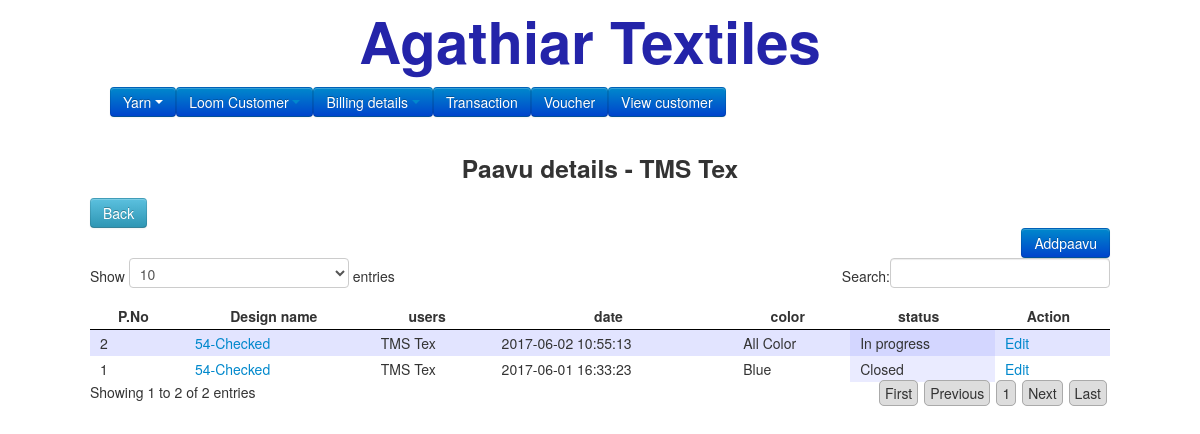
The page /paavu.php?userid=1 on the database as committed earlier.
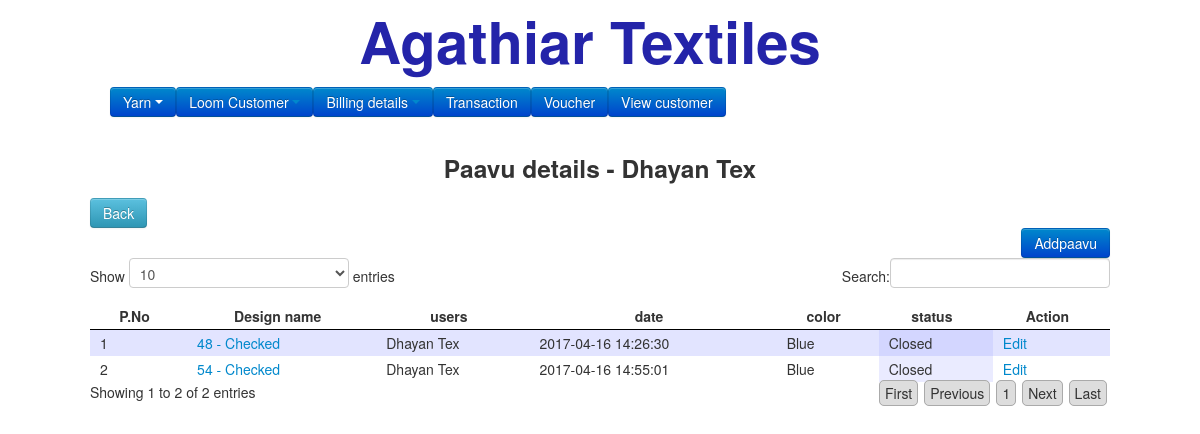
The same page on the database as committed later.
### tables this page shows
CREATE TABLE `users` (
  `id` int(50) NOT NULL,
  `name` varchar(50) NOT NULL,
  `emailid` varchar(50) NOT NULL,
  `mobileno` varchar(50) NOT NULL,
  `address` varchar(150) NOT NULL,
  `date` varchar(50) NOT NULL
);

CREATE TABLE `paavus` (
  `id` int(50) NOT NULL,
  `paavuno` int(20) NOT NULL,
  `name` varchar(50) NOT NULL,
  `userid` int(50) NOT NULL,
  `price` double NOT NULL,
  `date` timestamp NOT NULL DEFAULT CURRENT_TIMESTAMP,
  `color` varchar(50) NOT NULL,
  `status` int(10) NOT NULL,
  `statusupdate` varchar(50) NOT NULL,
  `carry_paavuid` int(20) NOT NULL,
  `closeamount` double NOT NULL
);

CREATE TABLE `designs` (
  `id` int(11) NOT NULL,
  `name` varchar(50) NOT NULL,
  `date` varchar(100) NOT NULL
);

### paavu.php (the view, shortened to what this page needs)
<?php
include('template/header.php');
?>
<?php
$userid=$_REQUEST["userid"];
$select=mysql_query("SELECT * FROM `paavus` where userid = '".$userid."'");
  $users = getSingleData('users',$userid);
?>
<center><h3>Paavu details - <?php echo $users[0]['name']; ?></h3></center>
<div class="back"><a href="users.php"><input type="button" value="Back" class="btn btn-info"></a></div>
<div align="right"><a href="addpaavu.php?userid=<?php echo $userid; ?>"><input type="button" value="Addpaavu" class="btn btn-primary"></a></div>
<table id="example1" border="0">
<thead>
<tr>
<th>P.No</th>
<th>Design name</th>
<th>users</th>
<th>date</th>
<th>color</th>
<th>status</th>
<th>Action</th>
</tr>
</thead>
<tbody>
<?php
while($fetch = mysql_fetch_assoc($select)) {
	$st = "In progress";
	if($fetch["status"] == 1){
		$st = "Closed";
	}
echo "<tr><td>".$fetch["paavuno"]."</td><td><a href='paavudetails.php?userid={$userid}&paavuid=".$fetch["id"]."'>".getDataByName('designs', $fetch["name"], 'name')."</a></td><td>".getDataByName('users', $fetch["userid"], 'name')."</td><td>".$fetch["date"]."</td><td>".$fetch["color"]."</td><td>{$st}</td><td><a href='addpaavu.php?id=".$fetch["id"]."&userid=".$userid."'>Edit</a></td></tr>";
}
?>
</tbody>
</table>
</body>
</html>

### template/header.php (shortened to what this page needs)
<?php
function getSingleData($tablename, $id){
	$sql = "select * from {$tablename} where id = {$id}";
	$select=mysql_query($sql);
	$i=0;
	$data = [];
	while($fetch = mysql_fetch_assoc($select)) {
		$data[$i] = $fetch;
		$i++;
	}
	return $data;
}
function getDataByName($tablename, $id, $fieldName){
	if($id){
	$sql = "select * from {$tablename} where id = {$id}";
	$select=mysql_query($sql);
	$i=0;
	while($fetch = mysql_fetch_assoc($select)) {
		$data[$i] = $fetch;
		$i++;
	}
	return $data[0][$fieldName];
	} else {
		return '';
	}
}
?>
<!DOCTYPE HTML>
<html>
<head>
<link rel="stylesheet" type="text/css" href="css/bootstrap.min.css">
<link rel="stylesheet" type="text/css" href="css/jquery.dataTables.css">
<link rel="stylesheet" media="all" type="text/css" href="css/jquery-ui-1.8.16.custom.css" />
  <link rel="stylesheet" media="all" type="text/css" href="css/validationEngine.jquery.css" />
</head>
<body class="container" style="width:85%;">
<div class="container-fluid" >
	<div class="row">
		<div class="page-banner" style="font-size: 58px;font-weight: bold;text-align: center;padding: 16px;color: #2424a9;margin:15px;">Agathiar Textiles </div>
	</div>
	<div>
		<nav style="min-height:36px;" class="navbar navbar-default">
			<div class="buttoncls">
				<ul class="nav navbar-nav">
				  <li class="active">
					<div class="dropdown">
					  <button class="btn btn-primary dropdown-toggle" type="button" data-toggle="dropdown">Yarn
					  <span class="caret"></span></button>
					</div>
				  </li>
				  <li><div class="dropdown">
					  <button class="btn btn-primary dropdown-toggle" type="button" data-toggle="dropdown">Loom Customer
					  <span class="caret"></span></button>
					</div>
				  </li>
				  <li><div class="dropdown">
					  <button class="btn btn-primary dropdown-toggle" type="button" data-toggle="dropdown">Billing details
					  <span class="caret"></span></button>
					</div>
				  </li>
				  <li><a href="transaction.php" style="color:#FFF;padding:0;"><button class="btn btn-primary dropdown-toggle " type="button" > Transaction</button></a></li>
				  <li><a href="voucher.php" style="color:#FFF;padding:0;"><button class="btn btn-primary dropdown-toggle " type="button" > Voucher</button></a></li>
					<li><a href="users.php" style="color:#FFF;padding:0;"><button class="btn btn-primary dropdown-toggle " type="button" > View customer</button></a></li>
				</ul>
			</div>
		</nav>
	</div>
</div>

Rows that differ between the two databases and show on the page:
removed paavus: paavuno "2", name.name "54-Checked", userid.name "TMS Tex", date "2017-06-02 10:55:13", color "All Color", st "In progress"
changed users: name "TMS Tex" → "Dhayan Tex"
changed paavus: name.name "54-Checked" → "48 - Checked"; userid.name "TMS Tex" → "Dhayan Tex"; date "2017-06-01 16:33:23" → "2017-04-16 14:26:30"
added paavus: paavuno "2", name.name "54 - Checked", userid.name "Dhayan Tex", date "2017-04-16 14:55:01", color "Blue", status "Closed"
